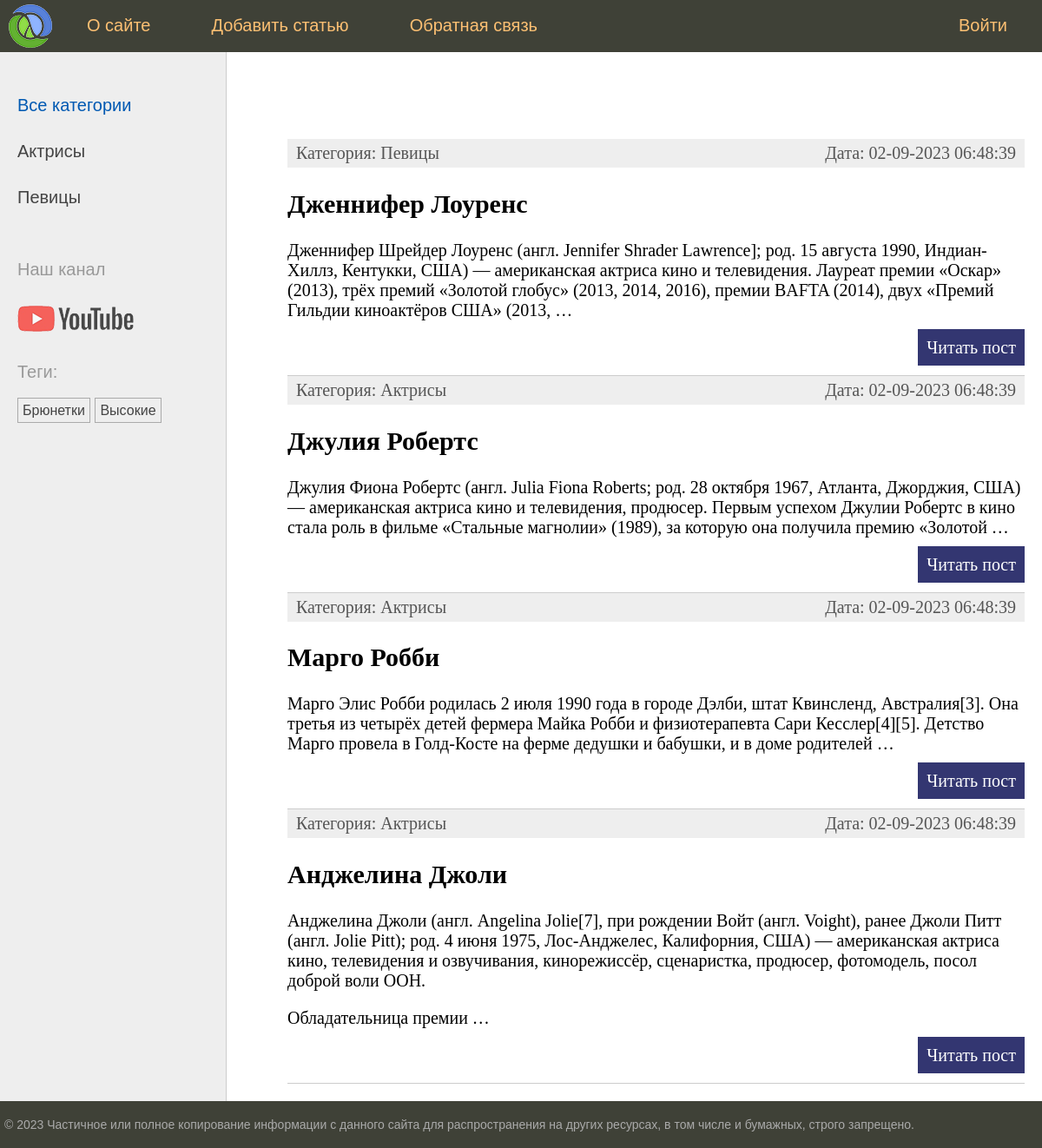
Before: / with the older database file.
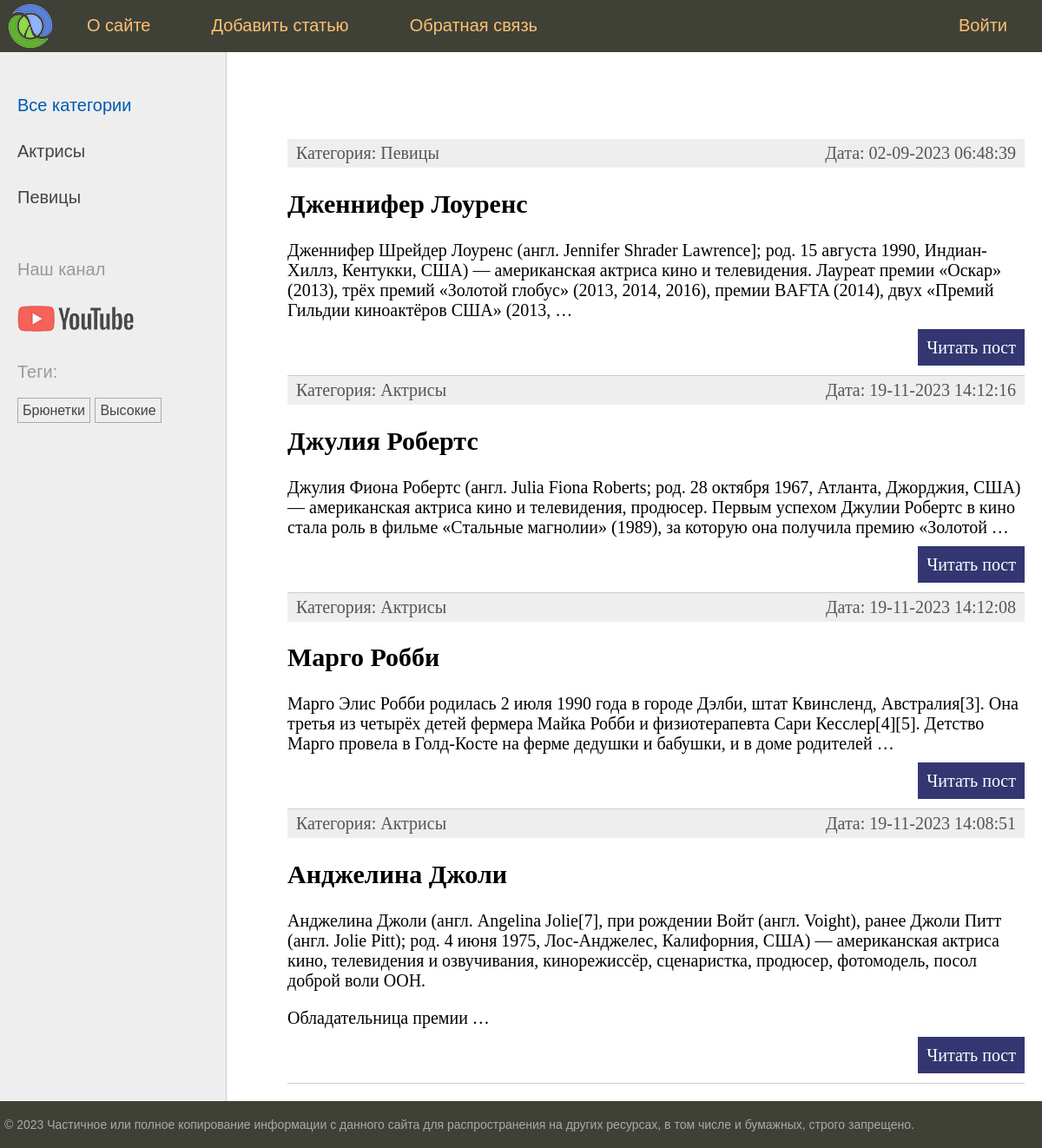
After: the same page with the newer database file.
### women/models.py (models this page shows, shortened)
class Category(models.Model):
    name = models.CharField(max_length=100, db_index=True)
    slug = models.SlugField(max_length=255, unique=True, db_index=True)
    def get_absolute_url(self):
        return reverse('category', kwargs={'cat_slug': self.slug})

class TagPost(models.Model):
    tag = models.CharField(max_length=100, db_index=True)
    slug = models.SlugField(max_length=255, unique=True, db_index=True)
    def get_absolute_url(self):
        return reverse('tag', kwargs={'tag_slug': self.slug})

class Women(models.Model):
    class Status(models.IntegerChoices):
        DRAFT = 0, 'Черновик'
        PUBLISHED = 1, 'Опубликовано'
    title = models.CharField(max_length=255)
    slug = models.SlugField(max_length=255, unique=True, db_index=True)
    content = models.TextField(blank=True)
    time_create = models.DateTimeField(auto_now_add=True)
    time_update = models.DateTimeField(auto_now=True)
    is_published = models.BooleanField(choices=Status.choices, default=Status.DRAFT)
    cat = models.ForeignKey('Category', on_delete=models.PROTECT, related_name='posts')
    tags = models.ManyToManyField('TagPost', blank=True, related_name='tags')
    husband = models.OneToOneField('Husband', on_delete=models.SET_NULL, null=True, blank=True, related_name='wife')
    objects = models.Manager()
    published = PublishedManager()
    class Meta:
        ordering = ['-time_create']
        indexes = [
            models.Index(fields=['-time_create'])
        ]
    def get_absolute_url(self):
        return reverse('post', kwargs={'post_slug': self.slug})

### women/views.py (the view)
# urls.py: path('', views.index, name='home'),  # http://127.0.0.1:8000
def index(request):
    posts = Women.published.all()
    data = {
        'title': 'Главная страница',
        'menu': menu,
        'posts': posts,
        'cat_selected': 0,
    }
    return render(request, 'women/index.html', context=data)

### women/models.py (called while the page is built)
    def get_queryset(self):
        return super().get_queryset().filter(is_published=Women.Status.PUBLISHED)

### women/templatetags/women_tags.py (called while the page is built)
@register.inclusion_tag('women/list_categories.html')
def show_categories(cat_selected=0):
    cats = Category.objects.annotate(total=Count('posts')).filter(total__gt=0)
    return {'cats': cats, 'cat_selected': cat_selected}

@register.inclusion_tag('women/list_tags.html')
def show_all_tags():
    return {'tags': TagPost.objects.annotate(total=Count('tags')).filter(total__gt=0)}

### women/templates/women/index.html (shortened to what this page needs)
{% extends 'base.html' %}
{% block content %}
<ul class="list-articles">
	{% for p in posts %}
			<li><div class="article-panel">
	<p class="first">Категория: {{p.cat.name}}</p>
	<p class="last">Дата: {{p.time_update|date:"d-m-Y H:i:s"}}</p>
    </div>
				<h2>{{p.title}}</h2>
    {% autoescape off %}
	{{p.content|linebreaks|truncatewords:40}}
    {% endautoescape %}
			<p class="link-read-post"><a href="{{ p.get_absolute_url }}">Читать пост</a></p>
			</li>
	{% endfor %}
</ul>
{% endblock %}

### templates/base.html (shortened to what this page needs)
{% load static %}
{% load women_tags %}
<!DOCTYPE html>
<html>
<head>
	<link type="text/css" href="{% static 'women/css/styles.css' %}" rel="stylesheet" />
</head>
<body>
<table class="table-page" border=0 cellpadding="0" cellspacing="0">
<tr><td valign=top>
{% block mainmenu %}
		<div class="header">
			<ul id="mainmenu" class="mainmenu">
			<li class="logo"><a href="{% url 'home' %}"><div class="logo"></div></a></li>
{% for m in menu %}
	{% if not forloop.last %}<li>{% else %}<li class="last">{% endif %}
		<a href="{% url m.url_name %}">{{m.title}}</a></li>
{% endfor %}
			</ul>
		</div>
{% endblock mainmenu %}
<table class="table-content" border=0 cellpadding="0" cellspacing="0">
<tr>
	<td valign="top" class="left-chapters">
	<ul id="leftchapters">
		{% if cat_selected == 0 %}
		<li class="selected">Все категории</li>
		{% else %}
		<li><a href="{% url 'home' %}">Все категории</a></li>
		{% endif %}
		{% show_categories cat_selected %}
		<li class="share">
		<p>Наш канал</p>
		<a class="share-yt" href="https://www.youtube.com/channel/UClJzWfGWuGJL2t-3dYKcHTA/playlists" target="_blank" rel="nofollow"></a>
		</li>
		<li>{% show_all_tags %}</li>
	</ul>
</td>
<td valign="top" class="content">
	<div class="content-text">
{% block content %}
{% endblock %}
	</div>
</td></tr></table>
</td></tr>
<tr><td valign=top>
	<div id="footer">
		<p>&copy; 2023 Частичное или полное копирование информации с данного сайта для распространения на других ресурсах, в том числе и бумажных, строго запрещено.</p>
	</div>
</td></tr></table>
</body>
</html>

### women/templates/women/list_categories.html
{% for cat in cats %}
{% if cat.id == cat_selected %}
<li class="selected">{{cat.name}}</li>
{% else %}
<li><a href="{{ cat.get_absolute_url }}">{{cat.name}}</a></li>
{% endif %}
{% endfor %}

### women/templates/women/list_tags.html
{% if tags %}
    <p>Теги:</p>
    <ul class="tags-list">
        {% for t in tags %}
        <li><a href="{{t.get_absolute_url}}">{{t.tag}}</a></li>
        {% endfor %}
    </ul>
{% endif %}

### women/static/women/css/styles.css (style rules this page uses)
html, body { font-family: 'Arial'; margin: 0; padding: 0; height: 100%; width: 100%; color: #444; }
a { color: #0059b2; text-decoration: none; }
p.link-read-post { text-align: right; }
p.link-read-post a { padding: 10px; min-width: 100px; background: #333671; color: #fff; text-decoration: none; }
div.article-panel { background: #eee; padding: 5px 10px 5px 10px; box-sizing: border-box; overflow: hidden; color: #555; }
div.article-panel p.first { margin: 0; float: left; }
div.article-panel p.last { margin: 0; float: right; }
ul.list-articles { list-style: none; margin: 0; padding: 0; }
ul.list-articles li { border-bottom: 1px solid #ccc; }
.table-page { width: 100%; height: 100%; vertical-align: top; }
.table-page tr { height: 100%; }
.header { background: #3F4137; height: 60px; }
.logo { background: url('../images/logo.png') no-repeat 10px 5px; width: 70px; height: 60px; }
ul.mainmenu { list-style: none; margin: 0; padding: 0; height: 60px; color: #fdc073; font-size: 20px; overflow: hidden; }
ul.mainmenu li { float: left; margin: 18px 40px 0 30px; }
ul.mainmenu li.logo { margin: 0; }
ul.mainmenu li.last { float: right; }
ul.mainmenu li a { color: #fdc073; text-decoration: none; }
.table-content { width: 100%; min-height: 100%; height: 100%; }
.left-chapters { margin: 0; background: #eee; border-right: 1px solid #ccc; }
.left-chapters ul { width: 230px; margin: 0; padding: 20px 10px 10px 20px; list-style: none; font-size: 20px; }
.left-chapters ul li { margin: 30px 0 0 0; color: #999; }
.left-chapters ul li.selected { color: #0059b2; }
.left-chapters ul li a { color: #444; text-decoration: none; }
.left-chapters ul li.share { margin: 60px 0 0 0; }
.left-chapters ul li.share p { margin: 30px 0 30px 0; }
.left-chapters ul li.share a { display: inline-block; width: 40px; height: 40px; margin: 0 20px 0 0; }
.left-chapters ul li.share a.share-yt { width: 100%; height: 30px; background: url('../images/share_yt.png') no-repeat 0 0 }
ul.tags-list { width: 100%; margin: 0; padding: 0; list-style: none; }
ul.tags-list li { margin: 0; padding: 0 0 10px; display: inline-block; }
ul.tags-list li a { padding: 5px; font-size: 16px; border: 1px solid #aaa; }
.content { padding: 40px 20px 20px 40px; width: 100%; box-sizing: border-box; }
.content-text { margin: 60px 0 0 30px; color: #000; font-size: 20px; font-family: Yandex Sans Display Light; }
#footer { box-sizing: border-box; background: #3F4137; padding: 5px; color: #aaa; font-size: 14px; font-family: Verdana, Geneva, Arial, Helvetica; text-align: left; overflow: hidden; }

Changed rows visible on the page:
changed Women "Джулия Робертс": time_update "02-09-2023 06:48:39" → "19-11-2023 14:12:16"
changed Women "Марго Робби": time_update "02-09-2023 06:48:39" → "19-11-2023 14:12:08"
changed Women "Анджелина Джоли": time_update "02-09-2023 06:48:39" → "19-11-2023 14:08:51"
